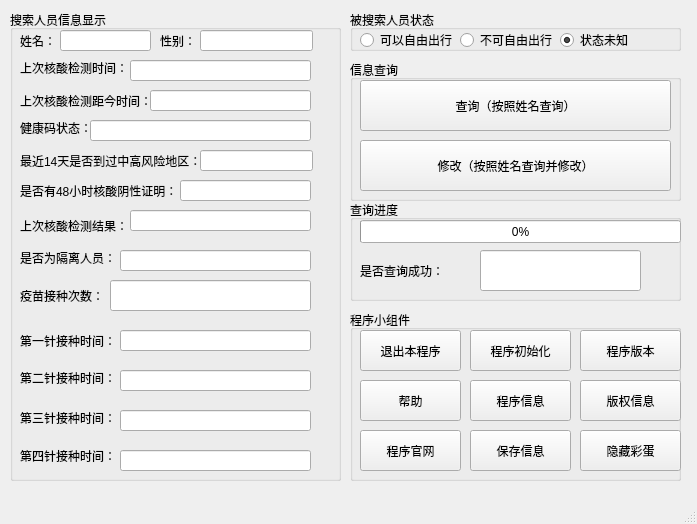
<?xml version="1.0" encoding="UTF-8"?>
<ui version="4.0">
 <class>MainWindow</class>
 <widget class="QMainWindow" name="MainWindow">
  <property name="geometry">
   <rect>
    <x>0</x>
    <y>0</y>
    <width>697</width>
    <height>524</height>
   </rect>
  </property>
  <property name="minimumSize">
   <size>
    <width>697</width>
    <height>524</height>
   </size>
  </property>
  <property name="maximumSize">
   <size>
    <width>697</width>
    <height>524</height>
   </size>
  </property>
  <property name="windowTitle">
   <string>MainWindow</string>
  </property>
  <widget class="QWidget" name="centralwidget">
   <widget class="QGroupBox" name="groupBox">
    <property name="geometry">
     <rect>
      <x>10</x>
      <y>10</y>
      <width>331</width>
      <height>471</height>
     </rect>
    </property>
    <property name="title">
     <string>搜索人员信息显示</string>
    </property>
    <widget class="QLabel" name="label">
     <property name="geometry">
      <rect>
       <x>10</x>
       <y>20</y>
       <width>71</width>
       <height>21</height>
      </rect>
     </property>
     <property name="text">
      <string>姓名：</string>
     </property>
    </widget>
    <widget class="QLineEdit" name="lineEdit">
     <property name="geometry">
      <rect>
       <x>50</x>
       <y>20</y>
       <width>91</width>
       <height>21</height>
      </rect>
     </property>
    </widget>
    <widget class="QLabel" name="label_2">
     <property name="geometry">
      <rect>
       <x>150</x>
       <y>20</y>
       <width>53</width>
       <height>21</height>
      </rect>
     </property>
     <property name="text">
      <string>性别：</string>
     </property>
    </widget>
    <widget class="QLineEdit" name="lineEdit_2">
     <property name="geometry">
      <rect>
       <x>190</x>
       <y>20</y>
       <width>113</width>
       <height>21</height>
      </rect>
     </property>
    </widget>
    <widget class="QLabel" name="label_3">
     <property name="geometry">
      <rect>
       <x>10</x>
       <y>50</y>
       <width>111</width>
       <height>16</height>
      </rect>
     </property>
     <property name="text">
      <string>上次核酸检测时间：</string>
     </property>
    </widget>
    <widget class="QLineEdit" name="lineEdit_3">
     <property name="geometry">
      <rect>
       <x>120</x>
       <y>50</y>
       <width>181</width>
       <height>21</height>
      </rect>
     </property>
    </widget>
    <widget class="QLabel" name="label_4">
     <property name="geometry">
      <rect>
       <x>10</x>
       <y>80</y>
       <width>131</width>
       <height>21</height>
      </rect>
     </property>
     <property name="text">
      <string>上次核酸检测距今时间：</string>
     </property>
    </widget>
    <widget class="QLineEdit" name="lineEdit_4">
     <property name="geometry">
      <rect>
       <x>140</x>
       <y>80</y>
       <width>161</width>
       <height>21</height>
      </rect>
     </property>
    </widget>
    <widget class="QLabel" name="label_5">
     <property name="geometry">
      <rect>
       <x>10</x>
       <y>110</y>
       <width>91</width>
       <height>16</height>
      </rect>
     </property>
     <property name="text">
      <string>健康码状态：</string>
     </property>
    </widget>
    <widget class="QLineEdit" name="lineEdit_5">
     <property name="geometry">
      <rect>
       <x>80</x>
       <y>110</y>
       <width>221</width>
       <height>21</height>
      </rect>
     </property>
    </widget>
    <widget class="QLabel" name="label_6">
     <property name="geometry">
      <rect>
       <x>10</x>
       <y>140</y>
       <width>191</width>
       <height>21</height>
      </rect>
     </property>
     <property name="text">
      <string>最近14天是否到过中高风险地区：</string>
     </property>
    </widget>
    <widget class="QLineEdit" name="lineEdit_6">
     <property name="geometry">
      <rect>
       <x>190</x>
       <y>140</y>
       <width>113</width>
       <height>21</height>
      </rect>
     </property>
    </widget>
    <widget class="QLabel" name="label_7">
     <property name="geometry">
      <rect>
       <x>10</x>
       <y>170</y>
       <width>171</width>
       <height>21</height>
      </rect>
     </property>
     <property name="text">
      <string>是否有48小时核酸阴性证明：</string>
     </property>
    </widget>
    <widget class="QLineEdit" name="lineEdit_7">
     <property name="geometry">
      <rect>
       <x>170</x>
       <y>170</y>
       <width>131</width>
       <height>21</height>
      </rect>
     </property>
    </widget>
    <widget class="QLabel" name="label_8">
     <property name="geometry">
      <rect>
       <x>10</x>
       <y>205</y>
       <width>111</width>
       <height>21</height>
      </rect>
     </property>
     <property name="text">
      <string>上次核酸检测结果：</string>
     </property>
    </widget>
    <widget class="QLineEdit" name="lineEdit_8">
     <property name="geometry">
      <rect>
       <x>120</x>
       <y>200</y>
       <width>181</width>
       <height>21</height>
      </rect>
     </property>
    </widget>
    <widget class="QLabel" name="label_9">
     <property name="geometry">
      <rect>
       <x>10</x>
       <y>240</y>
       <width>101</width>
       <height>16</height>
      </rect>
     </property>
     <property name="text">
      <string>是否为隔离人员：</string>
     </property>
    </widget>
    <widget class="QLineEdit" name="lineEdit_9">
     <property name="geometry">
      <rect>
       <x>110</x>
       <y>240</y>
       <width>191</width>
       <height>21</height>
      </rect>
     </property>
    </widget>
    <widget class="QLabel" name="label_10">
     <property name="geometry">
      <rect>
       <x>10</x>
       <y>270</y>
       <width>91</width>
       <height>31</height>
      </rect>
     </property>
     <property name="text">
      <string>疫苗接种次数：</string>
     </property>
    </widget>
    <widget class="QLineEdit" name="lineEdit_10">
     <property name="geometry">
      <rect>
       <x>100</x>
       <y>270</y>
       <width>201</width>
       <height>31</height>
      </rect>
     </property>
    </widget>
    <widget class="QLabel" name="label_11">
     <property name="geometry">
      <rect>
       <x>10</x>
       <y>320</y>
       <width>101</width>
       <height>21</height>
      </rect>
     </property>
     <property name="text">
      <string>第一针接种时间：</string>
     </property>
    </widget>
    <widget class="QLineEdit" name="lineEdit_11">
     <property name="geometry">
      <rect>
       <x>110</x>
       <y>320</y>
       <width>191</width>
       <height>21</height>
      </rect>
     </property>
    </widget>
    <widget class="QLabel" name="label_12">
     <property name="geometry">
      <rect>
       <x>10</x>
       <y>360</y>
       <width>101</width>
       <height>16</height>
      </rect>
     </property>
     <property name="text">
      <string>第二针接种时间：</string>
     </property>
    </widget>
    <widget class="QLineEdit" name="lineEdit_12">
     <property name="geometry">
      <rect>
       <x>110</x>
       <y>360</y>
       <width>191</width>
       <height>21</height>
      </rect>
     </property>
    </widget>
    <widget class="QLabel" name="label_13">
     <property name="geometry">
      <rect>
       <x>10</x>
       <y>400</y>
       <width>101</width>
       <height>16</height>
      </rect>
     </property>
     <property name="text">
      <string>第三针接种时间：</string>
     </property>
    </widget>
    <widget class="QLineEdit" name="lineEdit_13">
     <property name="geometry">
      <rect>
       <x>110</x>
       <y>400</y>
       <width>191</width>
       <height>21</height>
      </rect>
     </property>
    </widget>
    <widget class="QLabel" name="label_14">
     <property name="geometry">
      <rect>
       <x>10</x>
       <y>436</y>
       <width>101</width>
       <height>20</height>
      </rect>
     </property>
     <property name="text">
      <string>第四针接种时间：</string>
     </property>
    </widget>
    <widget class="QLineEdit" name="lineEdit_14">
     <property name="geometry">
      <rect>
       <x>110</x>
       <y>440</y>
       <width>191</width>
       <height>21</height>
      </rect>
     </property>
    </widget>
   </widget>
   <widget class="QGroupBox" name="groupBox_2">
    <property name="geometry">
     <rect>
      <x>350</x>
      <y>10</y>
      <width>331</width>
      <height>41</height>
     </rect>
    </property>
    <property name="title">
     <string>被搜索人员状态</string>
    </property>
    <widget class="QRadioButton" name="radioButton">
     <property name="geometry">
      <rect>
       <x>10</x>
       <y>20</y>
       <width>95</width>
       <height>20</height>
      </rect>
     </property>
     <property name="text">
      <string>可以自由出行</string>
     </property>
     <property name="checkable">
      <bool>true</bool>
     </property>
    </widget>
    <widget class="QRadioButton" name="radioButton_2">
     <property name="geometry">
      <rect>
       <x>110</x>
       <y>20</y>
       <width>95</width>
       <height>20</height>
      </rect>
     </property>
     <property name="text">
      <string>不可自由出行</string>
     </property>
     <property name="checkable">
      <bool>true</bool>
     </property>
    </widget>
    <widget class="QRadioButton" name="radioButton_3">
     <property name="geometry">
      <rect>
       <x>210</x>
       <y>20</y>
       <width>95</width>
       <height>20</height>
      </rect>
     </property>
     <property name="text">
      <string>状态未知</string>
     </property>
     <property name="checkable">
      <bool>true</bool>
     </property>
     <property name="checked">
      <bool>true</bool>
     </property>
    </widget>
   </widget>
   <widget class="QGroupBox" name="groupBox_3">
    <property name="geometry">
     <rect>
      <x>350</x>
      <y>60</y>
      <width>331</width>
      <height>141</height>
     </rect>
    </property>
    <property name="title">
     <string>信息查询</string>
    </property>
    <widget class="QPushButton" name="pushButton">
     <property name="geometry">
      <rect>
       <x>10</x>
       <y>20</y>
       <width>311</width>
       <height>51</height>
      </rect>
     </property>
     <property name="text">
      <string>查询（按照姓名查询）</string>
     </property>
    </widget>
    <widget class="QPushButton" name="pushButton_11">
     <property name="geometry">
      <rect>
       <x>10</x>
       <y>80</y>
       <width>311</width>
       <height>51</height>
      </rect>
     </property>
     <property name="text">
      <string>修改（按照姓名查询并修改）</string>
     </property>
    </widget>
   </widget>
   <widget class="QGroupBox" name="groupBox_4">
    <property name="geometry">
     <rect>
      <x>350</x>
      <y>200</y>
      <width>331</width>
      <height>101</height>
     </rect>
    </property>
    <property name="title">
     <string>查询进度</string>
    </property>
    <widget class="QProgressBar" name="progressBar">
     <property name="geometry">
      <rect>
       <x>10</x>
       <y>20</y>
       <width>321</width>
       <height>23</height>
      </rect>
     </property>
     <property name="value">
      <number>0</number>
     </property>
    </widget>
    <widget class="QLabel" name="label_15">
     <property name="geometry">
      <rect>
       <x>10</x>
       <y>55</y>
       <width>111</width>
       <height>31</height>
      </rect>
     </property>
     <property name="text">
      <string>是否查询成功：</string>
     </property>
    </widget>
    <widget class="QLineEdit" name="lineEdit_15">
     <property name="geometry">
      <rect>
       <x>130</x>
       <y>50</y>
       <width>161</width>
       <height>41</height>
      </rect>
     </property>
    </widget>
   </widget>
   <widget class="QGroupBox" name="groupBox_5">
    <property name="geometry">
     <rect>
      <x>350</x>
      <y>310</y>
      <width>331</width>
      <height>171</height>
     </rect>
    </property>
    <property name="title">
     <string>程序小组件</string>
    </property>
    <widget class="QPushButton" name="pushButton_2">
     <property name="geometry">
      <rect>
       <x>10</x>
       <y>20</y>
       <width>101</width>
       <height>41</height>
      </rect>
     </property>
     <property name="text">
      <string>退出本程序</string>
     </property>
    </widget>
    <widget class="QPushButton" name="pushButton_3">
     <property name="geometry">
      <rect>
       <x>120</x>
       <y>20</y>
       <width>101</width>
       <height>41</height>
      </rect>
     </property>
     <property name="text">
      <string>程序初始化</string>
     </property>
    </widget>
    <widget class="QPushButton" name="pushButton_4">
     <property name="geometry">
      <rect>
       <x>230</x>
       <y>20</y>
       <width>101</width>
       <height>41</height>
      </rect>
     </property>
     <property name="text">
      <string>程序版本</string>
     </property>
    </widget>
    <widget class="QPushButton" name="pushButton_5">
     <property name="geometry">
      <rect>
       <x>120</x>
       <y>70</y>
       <width>101</width>
       <height>41</height>
      </rect>
     </property>
     <property name="text">
      <string>程序信息</string>
     </property>
    </widget>
    <widget class="QPushButton" name="pushButton_6">
     <property name="geometry">
      <rect>
       <x>230</x>
       <y>70</y>
       <width>101</width>
       <height>41</height>
      </rect>
     </property>
     <property name="text">
      <string>版权信息</string>
     </property>
    </widget>
    <widget class="QPushButton" name="pushButton_7">
     <property name="geometry">
      <rect>
       <x>10</x>
       <y>70</y>
       <width>101</width>
       <height>41</height>
      </rect>
     </property>
     <property name="cursor">
      <cursorShape>WhatsThisCursor</cursorShape>
     </property>
     <property name="text">
      <string>帮助</string>
     </property>
    </widget>
    <widget class="QPushButton" name="pushButton_8">
     <property name="geometry">
      <rect>
       <x>120</x>
       <y>120</y>
       <width>101</width>
       <height>41</height>
      </rect>
     </property>
     <property name="text">
      <string>保存信息</string>
     </property>
    </widget>
    <widget class="QPushButton" name="pushButton_9">
     <property name="geometry">
      <rect>
       <x>230</x>
       <y>120</y>
       <width>101</width>
       <height>41</height>
      </rect>
     </property>
     <property name="text">
      <string>隐藏彩蛋</string>
     </property>
    </widget>
    <widget class="QPushButton" name="pushButton_10">
     <property name="geometry">
      <rect>
       <x>10</x>
       <y>120</y>
       <width>101</width>
       <height>41</height>
      </rect>
     </property>
     <property name="text">
      <string>程序官网</string>
     </property>
    </widget>
   </widget>
  </widget>
  <widget class="QMenuBar" name="menubar">
   <property name="geometry">
    <rect>
     <x>0</x>
     <y>0</y>
     <width>697</width>
     <height>22</height>
    </rect>
   </property>
  </widget>
  <widget class="QStatusBar" name="statusbar"/>
 </widget>
 <resources/>
 <connections/>
</ui>
